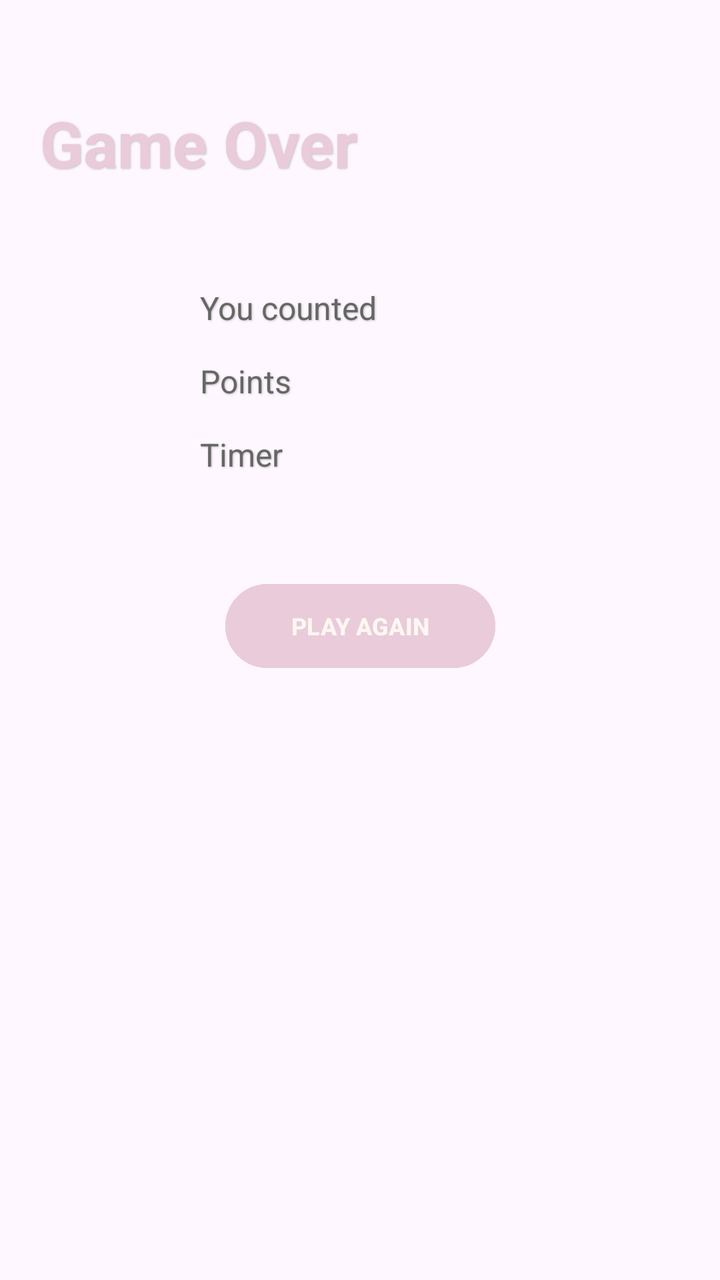
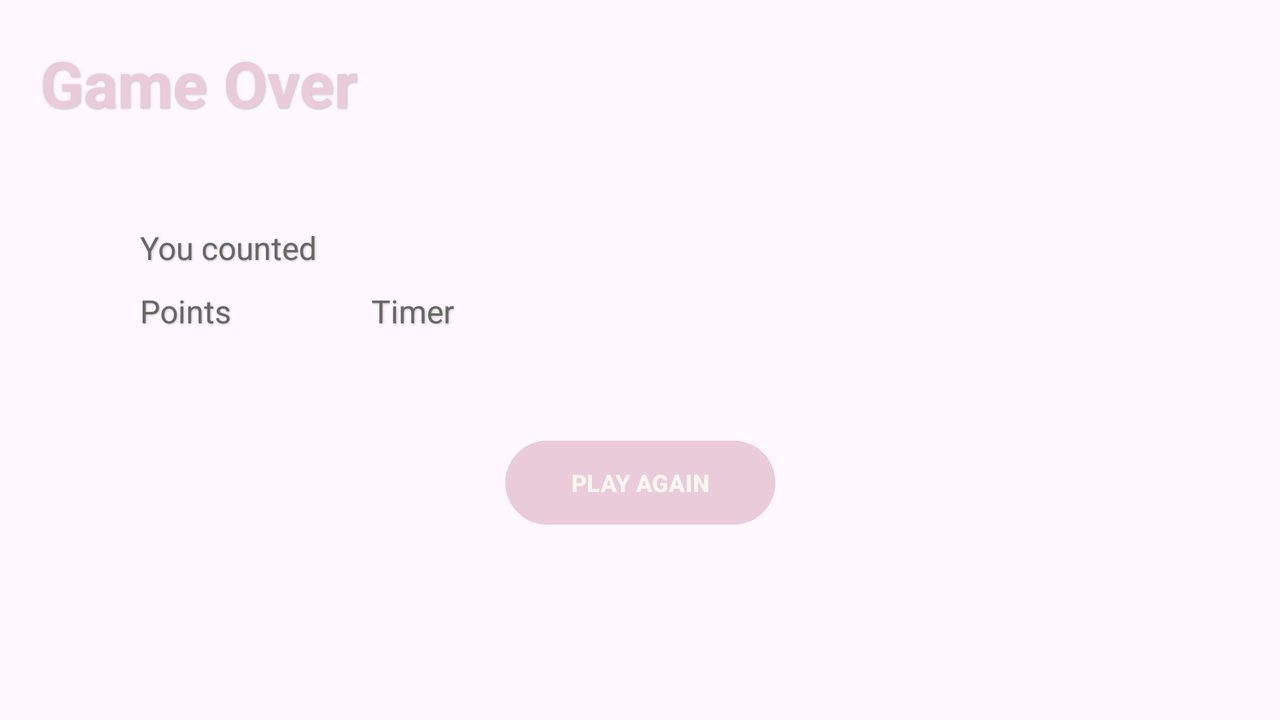

One screen, two layout resources from the same app: the default and the repository's alternative for another configuration. Each is rendered where Android would select it; the XML of both is given below.
<!-- AndroidManifest.xml: application theme Theme.Harjoitus3_6 -->
<!-- res/layout/fragment_game_over.xml -->
<?xml version="1.0" encoding="utf-8"?>
<layout xmlns:android="http://schemas.android.com/apk/res/android"
    xmlns:app="http://schemas.android.com/apk/res-auto"
    xmlns:tools="http://schemas.android.com/tools">

    <androidx.constraintlayout.widget.ConstraintLayout
        android:id="@+id/frameLayout6"
        android:layout_width="match_parent"
        android:layout_height="match_parent"
        tools:context=".GameOverFragment" >

        <TextView
            android:id="@+id/textView7"
            style="@style/HeadingStyle"
            android:layout_marginTop="50dp"
            android:text="@string/game_over_text"
            app:layout_constraintStart_toStartOf="parent"
            app:layout_constraintTop_toTopOf="parent" />

        <TextView
            android:id="@+id/textView10"
            style="@style/TextStyle"
            android:layout_marginStart="80dp"
            android:layout_marginTop="50dp"
            android:text="@string/you_counted"
            app:layout_constraintStart_toStartOf="@+id/textView7"
            app:layout_constraintTop_toBottomOf="@+id/textView7" />

        <TextView
            android:id="@+id/textView12"
            style="@style/TextStyle"
            android:layout_marginTop="15dp"
            android:text="@string/points"
            app:layout_constraintStart_toStartOf="@+id/textView10"
            app:layout_constraintTop_toBottomOf="@+id/textView10" />

        <TextView
            android:id="@+id/textView13"
            style="@style/TextStyle"
            android:layout_marginTop="15dp"
            android:text="@string/timer"
            app:layout_constraintStart_toStartOf="@+id/textView12"
            app:layout_constraintTop_toBottomOf="@+id/textView12" />

        <TextView
            android:id="@+id/textViewPointsOver"
            style="@style/TextStyle2"
            android:layout_marginStart="20dp"
            app:layout_constraintBottom_toBottomOf="@+id/textView12"
            app:layout_constraintStart_toEndOf="@+id/textView12" />

        <TextView
            android:id="@+id/textViewTimerOver"
            style="@style/TextStyle2"
            app:layout_constraintBottom_toBottomOf="@+id/textView13"
            app:layout_constraintStart_toStartOf="@+id/textViewPointsOver" />

        <Button
            android:id="@+id/buttonAgain"
            style="@style/ButtonStyle"
            android:layout_marginTop="50dp"
            android:text="@string/play_again"
            app:layout_constraintEnd_toEndOf="parent"
            app:layout_constraintStart_toStartOf="parent"
            app:layout_constraintTop_toBottomOf="@+id/textView13" />
    </androidx.constraintlayout.widget.ConstraintLayout>
</layout>
<!-- resources referenced by this layout -->
<resources>
  <string name="game_over_text">Game Over</string>
  <string name="play_again">Play Again</string>
  <string name="points">Points</string>
  <string name="timer">Timer</string>
  <string name="you_counted">You counted</string>
  <style name="ButtonStyle">
          <item name="android:backgroundTint">#EACBDA</item>
          <item name="android:elevation">2dp</item>
          <item name="android:layout_width">135dp</item>
          <item name="android:layout_height">50sp</item>
          <item name="android:layout_gravity">center</item>
          <item name="android:textSize">12sp</item>
          <item name="android:textStyle">bold</item>
          <item name="android:textAllCaps">true</item>
          <item name="android:textColor">#FEF7F1</item>
      </style>
  <style name="HeadingStyle">
          <item name="android:layout_height">wrap_content</item>
          <item name="android:layout_width">wrap_content</item>
          <item name="android:layout_marginHorizontal">20dp</item>
          <item name="android:textSize">32sp</item>
          <item name="android:textColor">#EACBDA</item>
          <item name="android:textStyle">bold</item>
          <item name="android:shadowColor">#BEBEBC</item>
          <item name="android:shadowDx">1</item>
          <item name="android:shadowDy">1</item>
          <item name="android:shadowRadius">2</item>
      </style>
  <style name="TextStyle" parent="SubHeadingStyle">
          <item name="android:layout_marginHorizontal">0dp</item>
          <item name="android:textSize">16sp</item>
      </style>
  <style name="TextStyle2" parent="TextStyle">
          <item name="android:textColor">#BEBEBC</item>
      </style>
  <style name="Theme.Harjoitus3_6" parent="Base.Theme.Harjoitus3_6" />
  <style name="SubHeadingStyle" parent="HeadingStyle">
          <item name="android:textColor">#666665</item>
          <item name="android:textSize">24sp</item>
          <item name="android:textStyle">normal</item>
      </style>
  <style name="Base.Theme.Harjoitus3_6" parent="Theme.Material3.DayNight.NoActionBar">
          
          
      </style>
</resources>
<!-- res/layout-land/fragment_game_over.xml (the repository's variant of the layout above) -->
<!-- drawn on the phone turned sideways -->
<?xml version="1.0" encoding="utf-8"?>
<layout xmlns:android="http://schemas.android.com/apk/res/android"
    xmlns:app="http://schemas.android.com/apk/res-auto"
    xmlns:tools="http://schemas.android.com/tools">

    <androidx.constraintlayout.widget.ConstraintLayout
        android:id="@+id/frameLayout6"
        android:layout_width="match_parent"
        android:layout_height="match_parent"
        tools:context=".GameOverFragment" >

        <TextView
            android:id="@+id/textView7"
            style="@style/HeadingStyle"
            android:layout_marginTop="20dp"
            android:text="@string/game_over_text"
            app:layout_constraintStart_toStartOf="parent"
            app:layout_constraintTop_toTopOf="parent" />

        <TextView
            android:id="@+id/textView10"
            style="@style/TextStyle"
            android:layout_marginStart="50dp"
            android:layout_marginTop="50dp"
            android:text="@string/you_counted"
            app:layout_constraintStart_toStartOf="@+id/textView7"
            app:layout_constraintTop_toBottomOf="@+id/textView7" />

        <TextView
            android:id="@+id/textView12"
            style="@style/TextStyle"
            android:layout_marginTop="10dp"
            android:text="@string/points"
            app:layout_constraintStart_toStartOf="@+id/textView10"
            app:layout_constraintTop_toBottomOf="@+id/textView10" />

        <TextView
            android:id="@+id/textView13"
            style="@style/TextStyle"
            android:layout_marginStart="50dp"
            android:text="@string/timer"
            app:layout_constraintBottom_toBottomOf="@+id/textView12"
            app:layout_constraintStart_toEndOf="@+id/textViewPointsOver" />

        <TextView
            android:id="@+id/textViewPointsOver"
            style="@style/TextStyle2"
            android:layout_marginStart="20dp"
            app:layout_constraintBottom_toBottomOf="@+id/textView12"
            app:layout_constraintStart_toEndOf="@+id/textView12" />

        <TextView
            android:id="@+id/textViewTimerOver"
            style="@style/TextStyle2"
            android:layout_marginStart="20dp"
            app:layout_constraintBottom_toBottomOf="@+id/textView13"
            app:layout_constraintStart_toEndOf="@+id/textView13" />

        <Button
            android:id="@+id/buttonAgain"
            style="@style/ButtonStyle"
            android:layout_marginTop="50dp"
            android:text="@string/play_again"
            app:layout_constraintEnd_toEndOf="parent"
            app:layout_constraintStart_toStartOf="parent"
            app:layout_constraintTop_toBottomOf="@+id/textView13" />
    </androidx.constraintlayout.widget.ConstraintLayout>
</layout>
